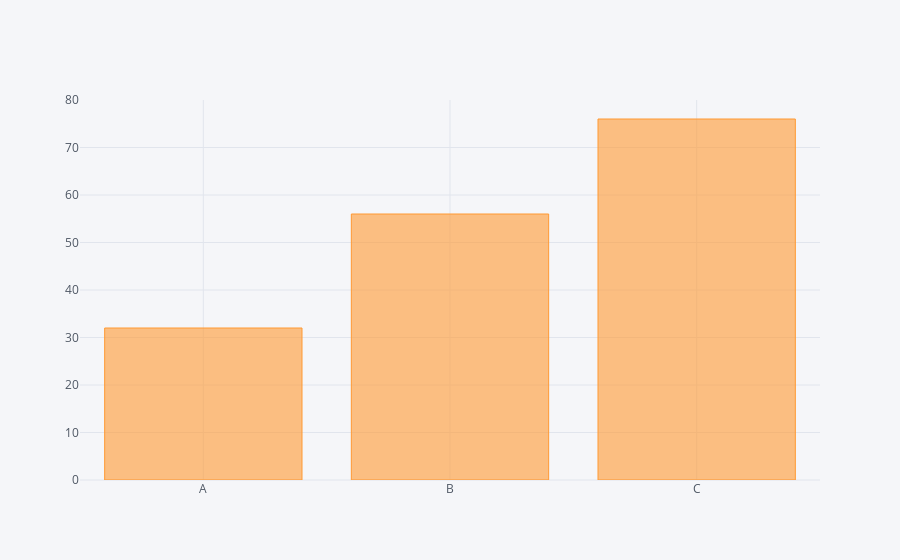

Here is the notebook cell this chart was saved with:
### Code cell
# bar plot -- x-axis preferably a category
df2.iplot(kind='bar',x='Category',y='Values')

### Figure 1 — Plotly figure (JSON) as saved in the notebook; plotly's stock layout.template omitted (floating-point values rounded to 4 significant figures)
{"data": [{"marker": {"color": "rgba(255, 153, 51, 0.6)", "line": {"color": "rgba(255, 153, 51, 1.0)", "width": 1}}, "name": "Values", "orientation": "v", "text": "", "type": "bar", "uid": "387af756-5226-4fa4-b1f5-04252207902d", "x": ["A", "B", "C"], "y": [32, 56, 76]}], "layout": {"legend": {"bgcolor": "#F5F6F9", "font": {"color": "#4D5663"}}, "paper_bgcolor": "#F5F6F9", "plot_bgcolor": "#F5F6F9", "title": {"font": {"color": "#4D5663"}}, "xaxis": {"gridcolor": "#E1E5ED", "showgrid": true, "tickfont": {"color": "#4D5663"}, "title": {"font": {"color": "#4D5663"}, "text": ""}, "zerolinecolor": "#E1E5ED"}, "yaxis": {"gridcolor": "#E1E5ED", "showgrid": true, "tickfont": {"color": "#4D5663"}, "title": {"font": {"color": "#4D5663"}, "text": ""}, "zerolinecolor": "#E1E5ED"}}}
